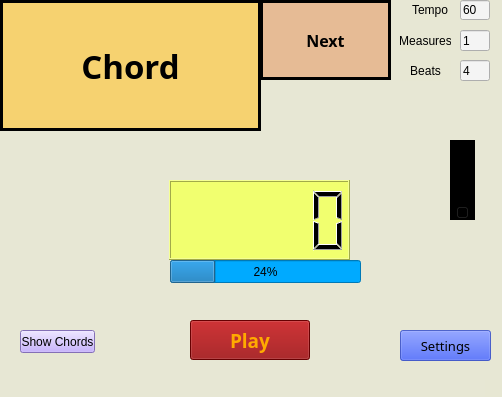
<?xml version="1.0" encoding="UTF-8"?>
<ui version="4.0">
 <class>MainWindow</class>
 <widget class="QMainWindow" name="MainWindow">
  <property name="enabled">
   <bool>true</bool>
  </property>
  <property name="geometry">
   <rect>
    <x>0</x>
    <y>0</y>
    <width>502</width>
    <height>397</height>
   </rect>
  </property>
  <property name="windowTitle">
   <string>MainWindow</string>
  </property>
  <property name="styleSheet">
   <string notr="true">background-color: rgba(230, 230,210, 165);</string>
  </property>
  <widget class="QWidget" name="centralwidget">
   <property name="minimumSize">
    <size>
     <width>0</width>
     <height>0</height>
    </size>
   </property>
   <widget class="QLabel" name="Chord_Window">
    <property name="geometry">
     <rect>
      <x>0</x>
      <y>0</y>
      <width>261</width>
      <height>131</height>
     </rect>
    </property>
    <property name="minimumSize">
     <size>
      <width>200</width>
      <height>100</height>
     </size>
    </property>
    <property name="maximumSize">
     <size>
      <width>300</width>
      <height>200</height>
     </size>
    </property>
    <property name="font">
     <font>
      <family>Ravie</family>
      <pointsize>25</pointsize>
      <weight>75</weight>
      <italic>false</italic>
      <bold>true</bold>
      <strikeout>false</strikeout>
      <stylestrategy>PreferAntialias</stylestrategy>
      <kerning>true</kerning>
     </font>
    </property>
    <property name="cursor">
     <cursorShape>ArrowCursor</cursorShape>
    </property>
    <property name="mouseTracking">
     <bool>false</bool>
    </property>
    <property name="focusPolicy">
     <enum>Qt::NoFocus</enum>
    </property>
    <property name="contextMenuPolicy">
     <enum>Qt::NoContextMenu</enum>
    </property>
    <property name="styleSheet">
     <string notr="true">background-color: rgb(255, 194, 41,150);</string>
    </property>
    <property name="locale">
     <locale language="Ukrainian" country="Ukraine"/>
    </property>
    <property name="frameShape">
     <enum>QFrame::Box</enum>
    </property>
    <property name="frameShadow">
     <enum>QFrame::Plain</enum>
    </property>
    <property name="lineWidth">
     <number>3</number>
    </property>
    <property name="midLineWidth">
     <number>0</number>
    </property>
    <property name="text">
     <string>Chord</string>
    </property>
    <property name="alignment">
     <set>Qt::AlignCenter</set>
    </property>
    <property name="wordWrap">
     <bool>false</bool>
    </property>
   </widget>
   <widget class="QLabel" name="Next_Chord_Window">
    <property name="geometry">
     <rect>
      <x>260</x>
      <y>0</y>
      <width>131</width>
      <height>80</height>
     </rect>
    </property>
    <property name="minimumSize">
     <size>
      <width>80</width>
      <height>40</height>
     </size>
    </property>
    <property name="maximumSize">
     <size>
      <width>160</width>
      <height>80</height>
     </size>
    </property>
    <property name="font">
     <font>
      <family>Ravie</family>
      <pointsize>12</pointsize>
      <weight>75</weight>
      <italic>false</italic>
      <bold>true</bold>
      <strikeout>false</strikeout>
      <stylestrategy>PreferAntialias</stylestrategy>
      <kerning>true</kerning>
     </font>
    </property>
    <property name="cursor">
     <cursorShape>ArrowCursor</cursorShape>
    </property>
    <property name="mouseTracking">
     <bool>false</bool>
    </property>
    <property name="focusPolicy">
     <enum>Qt::NoFocus</enum>
    </property>
    <property name="contextMenuPolicy">
     <enum>Qt::NoContextMenu</enum>
    </property>
    <property name="styleSheet">
     <string notr="true">background-color: rgb(228, 155, 104, 150);</string>
    </property>
    <property name="locale">
     <locale language="Ukrainian" country="Ukraine"/>
    </property>
    <property name="frameShape">
     <enum>QFrame::Box</enum>
    </property>
    <property name="frameShadow">
     <enum>QFrame::Plain</enum>
    </property>
    <property name="lineWidth">
     <number>3</number>
    </property>
    <property name="midLineWidth">
     <number>0</number>
    </property>
    <property name="text">
     <string>Next</string>
    </property>
    <property name="alignment">
     <set>Qt::AlignCenter</set>
    </property>
    <property name="wordWrap">
     <bool>false</bool>
    </property>
   </widget>
   <widget class="QPushButton" name="Play_Button">
    <property name="geometry">
     <rect>
      <x>190</x>
      <y>320</y>
      <width>120</width>
      <height>40</height>
     </rect>
    </property>
    <property name="font">
     <font>
      <family>Lucida Sans Unicode</family>
      <pointsize>14</pointsize>
      <weight>75</weight>
      <italic>false</italic>
      <bold>true</bold>
     </font>
    </property>
    <property name="autoFillBackground">
     <bool>false</bool>
    </property>
    <property name="styleSheet">
     <string notr="true">border-color: rgb(0, 0, 0);
color: rgb(255, 170, 0);
background-color: rgb(144, 0, 2);</string>
    </property>
    <property name="text">
     <string>Play</string>
    </property>
    <property name="shortcut">
     <string>Space</string>
    </property>
   </widget>
   <widget class="QLineEdit" name="tempo_edit">
    <property name="geometry">
     <rect>
      <x>460</x>
      <y>0</y>
      <width>30</width>
      <height>20</height>
     </rect>
    </property>
    <property name="styleSheet">
     <string notr="true">background-color: rgb(244, 244, 244);</string>
    </property>
    <property name="text">
     <string>60</string>
    </property>
   </widget>
   <widget class="QLabel" name="tempo_label">
    <property name="geometry">
     <rect>
      <x>410</x>
      <y>0</y>
      <width>40</width>
      <height>20</height>
     </rect>
    </property>
    <property name="styleSheet">
     <string notr="true"/>
    </property>
    <property name="text">
     <string>Tempo</string>
    </property>
    <property name="alignment">
     <set>Qt::AlignCenter</set>
    </property>
   </widget>
   <widget class="QLCDNumber" name="measure_lcd">
    <property name="geometry">
     <rect>
      <x>169</x>
      <y>180</y>
      <width>181</width>
      <height>80</height>
     </rect>
    </property>
    <property name="font">
     <font>
      <family>OCR A Extended</family>
      <pointsize>14</pointsize>
      <weight>50</weight>
      <italic>false</italic>
      <bold>false</bold>
     </font>
    </property>
    <property name="styleSheet">
     <string notr="true">font: 14pt &quot;OCR A Extended&quot;;
background-color: rgb(241, 255, 111);</string>
    </property>
   </widget>
   <widget class="QLineEdit" name="measures_edit">
    <property name="geometry">
     <rect>
      <x>460</x>
      <y>30</y>
      <width>30</width>
      <height>21</height>
     </rect>
    </property>
    <property name="styleSheet">
     <string notr="true">background-color: rgb(244, 244, 244);</string>
    </property>
    <property name="text">
     <string>1</string>
    </property>
   </widget>
   <widget class="QLabel" name="measures_label">
    <property name="geometry">
     <rect>
      <x>400</x>
      <y>30</y>
      <width>51</width>
      <height>21</height>
     </rect>
    </property>
    <property name="styleSheet">
     <string notr="true"/>
    </property>
    <property name="text">
     <string>Measures</string>
    </property>
    <property name="alignment">
     <set>Qt::AlignCenter</set>
    </property>
   </widget>
   <widget class="QSlider" name="volume_Slider">
    <property name="geometry">
     <rect>
      <x>450</x>
      <y>140</y>
      <width>25</width>
      <height>80</height>
     </rect>
    </property>
    <property name="styleSheet">
     <string notr="true">background-color: rgb(0, 0, 0);</string>
    </property>
    <property name="orientation">
     <enum>Qt::Vertical</enum>
    </property>
   </widget>
   <widget class="QPushButton" name="Open_chords_window">
    <property name="geometry">
     <rect>
      <x>400</x>
      <y>330</y>
      <width>91</width>
      <height>31</height>
     </rect>
    </property>
    <property name="font">
     <font>
      <family>Mongolian Baiti</family>
      <pointsize>10</pointsize>
     </font>
    </property>
    <property name="styleSheet">
     <string notr="true">background-color: rgb(2, 42, 255,150);</string>
    </property>
    <property name="text">
     <string>Settings</string>
    </property>
   </widget>
   <widget class="QPushButton" name="Show_chords_list">
    <property name="geometry">
     <rect>
      <x>20</x>
      <y>330</y>
      <width>75</width>
      <height>23</height>
     </rect>
    </property>
    <property name="styleSheet">
     <string notr="true">background-color: rgb(185, 157, 255);</string>
    </property>
    <property name="text">
     <string>Show Chords</string>
    </property>
   </widget>
   <widget class="QProgressBar" name="progress_bar">
    <property name="geometry">
     <rect>
      <x>170</x>
      <y>260</y>
      <width>191</width>
      <height>23</height>
     </rect>
    </property>
    <property name="styleSheet">
     <string notr="true">background-color: rgb(0, 170, 255);</string>
    </property>
    <property name="value">
     <number>24</number>
    </property>
   </widget>
   <widget class="QLabel" name="count_label">
    <property name="geometry">
     <rect>
      <x>400</x>
      <y>60</y>
      <width>51</width>
      <height>21</height>
     </rect>
    </property>
    <property name="styleSheet">
     <string notr="true"/>
    </property>
    <property name="text">
     <string>Beats</string>
    </property>
    <property name="alignment">
     <set>Qt::AlignCenter</set>
    </property>
   </widget>
   <widget class="QLineEdit" name="count_edit">
    <property name="geometry">
     <rect>
      <x>460</x>
      <y>60</y>
      <width>30</width>
      <height>21</height>
     </rect>
    </property>
    <property name="styleSheet">
     <string notr="true">background-color: rgb(244, 244, 244);</string>
    </property>
    <property name="text">
     <string>4</string>
    </property>
   </widget>
  </widget>
  <widget class="QStatusBar" name="statusbar"/>
 </widget>
 <resources/>
 <connections/>
</ui>
